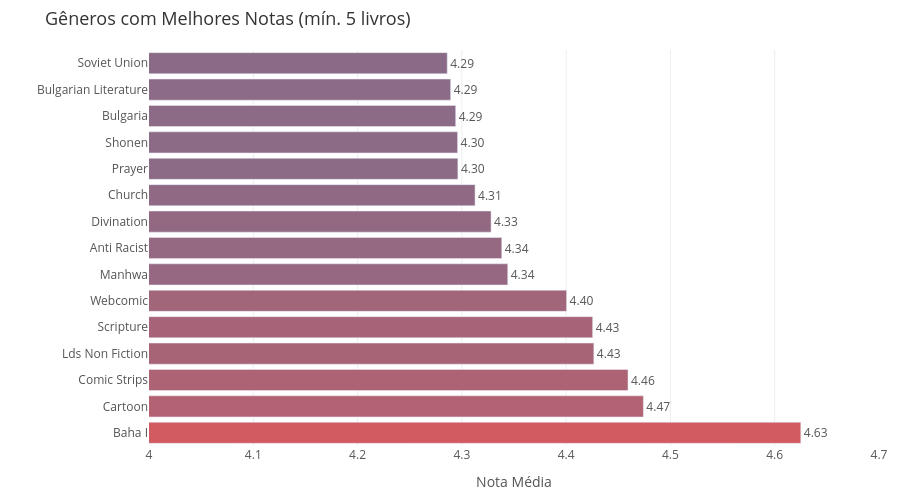

Write notebook code for a chart like this one.
### Code cell
top_avg = reliable.sort_values("avg_rating").reset_index()

fig = px.bar(
    top_avg, x="avg_rating", y="genres",
    orientation="h", text_auto=".2f",
    title="Gêneros com Melhores Notas (mín. 5 livros)",
    color="avg_rating",
    color_continuous_scale=["#4E79A7", "#E15759"],
    range_color=[4.0, 4.7],
    labels={"avg_rating": "Nota Média", "genres": ""}
)
fig.update_layout(
    plot_bgcolor="white",
    paper_bgcolor="white",
    font=dict(size=12, color="#555555"),
    title=dict(font=dict(size=18, color="#333333")),
    xaxis=dict(gridcolor="#eeeeee", showgrid=True, range=[4.0, 4.7]),
    yaxis=dict(autorange="reversed"),
    height=500,
    margin=dict(l=20, r=20, t=50, b=20),
    coloraxis_showscale=False
)
fig.update_traces(textposition="outside", cliponaxis=False)
fig.show()

### Figure 1 — Plotly figure (JSON) as saved in the notebook; plotly's stock layout.template omitted (floating-point values rounded to 4 significant figures)
{"data": [{"cliponaxis": false, "hovertemplate": "Nota Média=%{marker.color}<br>=%{y}<extra></extra>", "legendgroup": "", "marker": {"color": [4.286, 4.289, 4.294, 4.296, 4.296, 4.313, 4.328, 4.338, 4.344, 4.4, 4.425, 4.427, 4.459, 4.474, 4.625], "coloraxis": "coloraxis", "pattern": {"shape": ""}}, "name": "", "orientation": "h", "showlegend": false, "textposition": "outside", "texttemplate": "%{x:.2f}", "type": "bar", "x": [4.286, 4.289, 4.294, 4.296, 4.296, 4.313, 4.328, 4.338, 4.344, 4.4, 4.425, 4.427, 4.459, 4.474, 4.625], "xaxis": "x", "y": ["Soviet Union", "Bulgarian Literature", "Bulgaria", "Shonen", "Prayer", "Church", "Divination", "Anti Racist", "Manhwa", "Webcomic", "Scripture", "Lds Non Fiction", "Comic Strips", "Cartoon", "Baha I"], "yaxis": "y"}], "layout": {"barmode": "relative", "coloraxis": {"autocolorscale": false, "cmax": 4.7, "cmin": 4.0, "colorbar": {"title": {"text": "Nota Média"}}, "colorscale": [[0.0, "#4E79A7"], [1.0, "#E15759"]], "showscale": false}, "font": {"color": "#555555", "size": 12}, "height": 500, "legend": {"tracegroupgap": 0}, "margin": {"b": 20, "l": 20, "r": 20, "t": 50}, "paper_bgcolor": "white", "plot_bgcolor": "white", "title": {"font": {"color": "#333333", "size": 18}, "text": "Gêneros com Melhores Notas (mín. 5 livros)"}, "xaxis": {"anchor": "y", "domain": [0.0, 1.0], "gridcolor": "#eeeeee", "range": [4.0, 4.7], "showgrid": true, "title": {"text": "Nota Média"}}, "yaxis": {"anchor": "x", "autorange": "reversed", "domain": [0.0, 1.0], "title": {"text": ""}}}}
